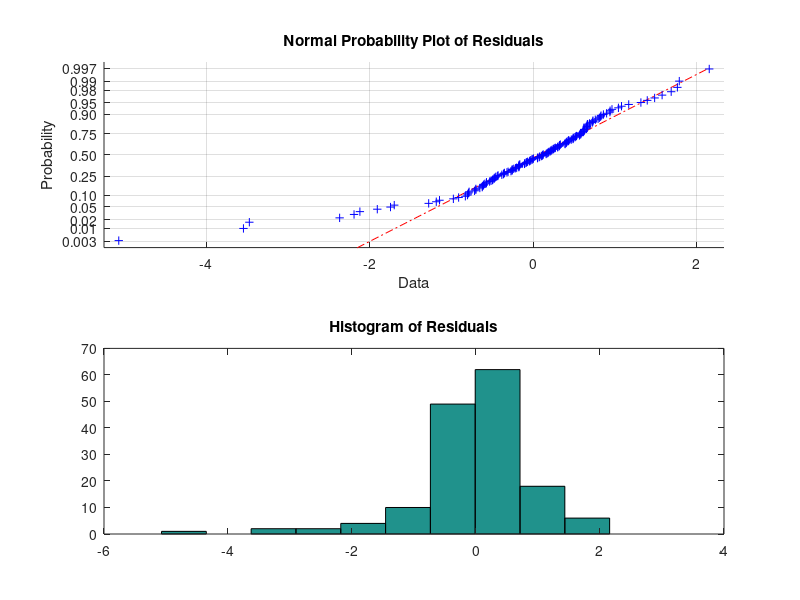
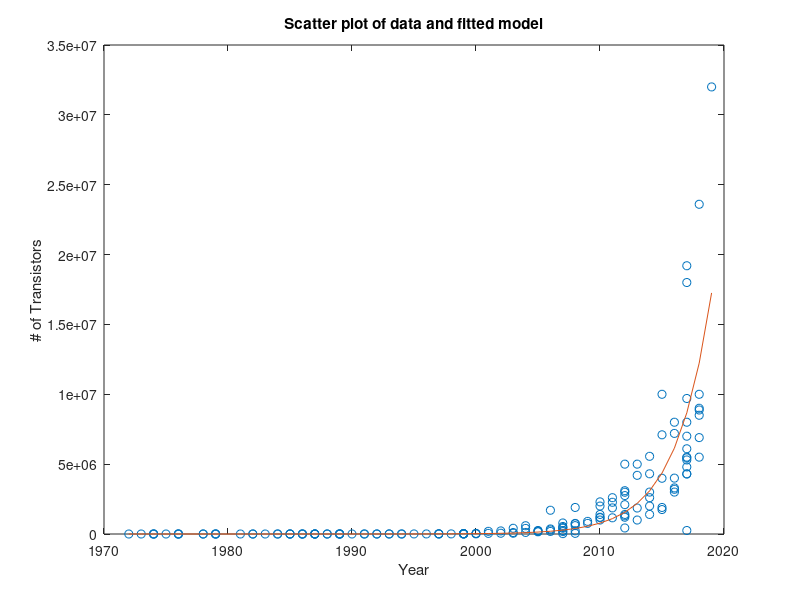

Here is the MATLAB script that generated these plots, in order:
%% Problem 6: Regression

% Läs in data från filen
data = load('moore.dat');
% Tilldela x och y från data
x = data(:, 1);
y = data(:, 2);

% Ta logaritmen av y för att få w
w = log(y);
% Skapa matrisen X
X = [ones(size(x)), x];

% Använd regress-funktionen för att hitta skattning av beta
[beta_hat,~,r,~,stats] = regress(w, X);
% Bestäm storheten R^2
R_square1 = stats(1)
% R_square2 = stats(2)
% R_square3 = stats(3)
% R_square4 = stats(4)
beta_hat

% Bestäm vilken fördelning residualerna kommer från
res = w - X * beta_hat; % Använd r istället 
subplot(2, 1, 1), normplot(res);
title('Normal Probability Plot of Residuals');
subplot(2, 1, 2), hist(res);
title('Histogram of Residuals');

%% Beräkna prediktionen för år 2025
year_pred = 2025;
log_y_pred = [1, year_pred] * beta_hat;
y_pred = exp(log_y_pred);
fprintf('The predicted number of transistors in 2025 is: %.2f\n', y_pred);

% Återgå till originalskala för y (y_hat)
y_hat = exp(X * beta_hat);
% Plotta den skattade modellen
figure;
plot(x, y, 'o', x, y_hat, '-');
title('Scatter plot of data and fitted model');
xlabel('Year');
ylabel('# of Transistors');